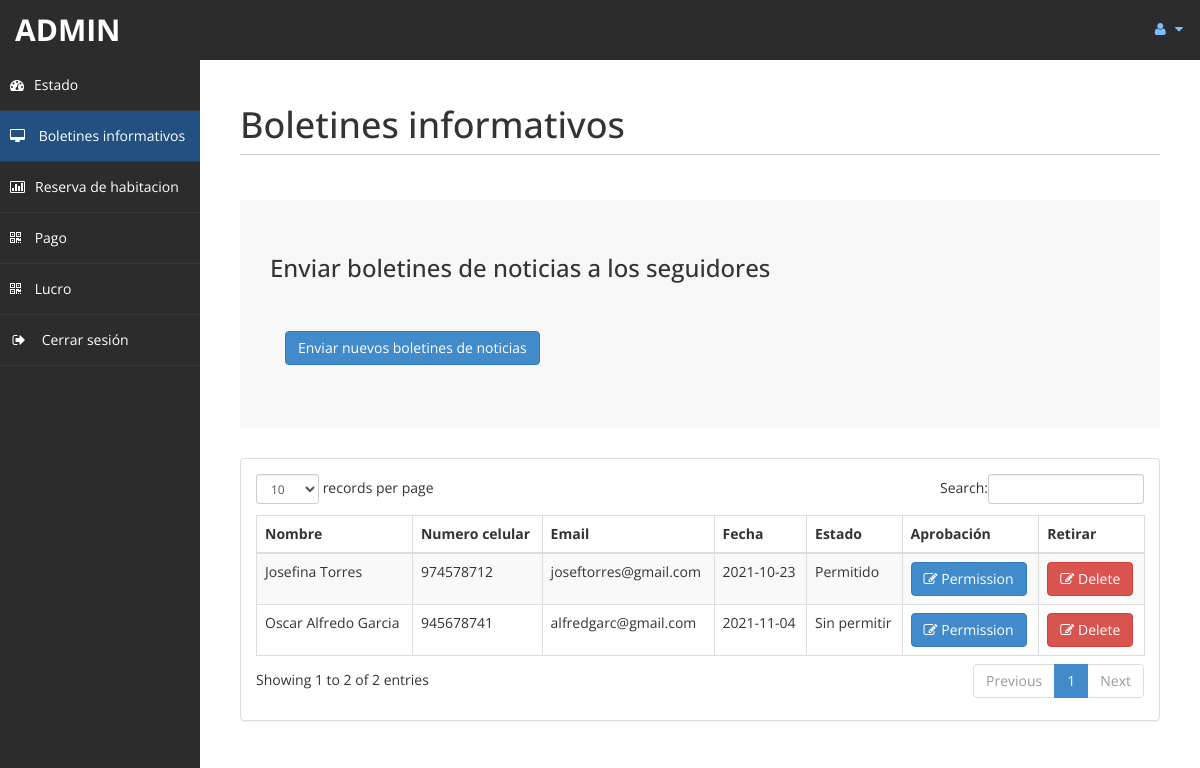
Screenshot of /admin/messages.php (signed in) with the database file from the repository.
### tables this page shows
CREATE TABLE `contacto` (
  `id` int(10) UNSIGNED NOT NULL,
  `nombre_completo` varchar(100) DEFAULT NULL,
  `nro_telefono` int(10) DEFAULT NULL,
  `email` text,
  `fecha_contacto` date DEFAULT NULL,   
  `aprobado` varchar(30) DEFAULT NULL,

  CONSTRAINT PRIMARY KEY (`id`)

);

### admin/messages.php (the view, shortened to what this page needs)
<!DOCTYPE html>
<html xmlns="http://www.w3.org/1999/xhtml">
<head>
    <link href="assets/css/bootstrap.css" rel="stylesheet" />
    <link href="assets/css/font-awesome.css" rel="stylesheet" />
    <link href="assets/css/custom-styles.css" rel="stylesheet" />
    <link href="assets/js/dataTables/dataTables.bootstrap.css" rel="stylesheet" />
</head>
<body>
    <div id="wrapper">
        <nav class="navbar navbar-default top-navbar" role="navigation">
            <div class="navbar-header">
                <a class="navbar-brand" href="home.php"><?php echo $_SESSION["user"]; ?> </a>
            </div>
            <ul class="nav navbar-top-links navbar-right">
                <li class="dropdown">
                    <a class="dropdown-toggle" data-toggle="dropdown" href="#" aria-expanded="false">
                        <i class="fa fa-user fa-fw"></i> <i class="fa fa-caret-down"></i>
                    </a>
                </li>
            </ul>
        </nav>
        <nav class="navbar-default navbar-side" role="navigation">
            <div class="sidebar-collapse">
                <ul class="nav" id="main-menu">
                    <li>
                        <a href="home.php"><i class="fa fa-dashboard"></i>Estado</a>
                    </li>
                    <li>
                        <a class="active-menu" href="messages.php"><i class="fa fa-desktop"></i> Boletines informativos</a>
                    </li>
					<li>
                        <a href="roombook.php"><i class="fa fa-bar-chart-o"></i>Reserva de habitacion</a>
                    </li>
                    <li>
                        <a href="Payment.php"><i class="fa fa-qrcode"></i> Pago</a>
                    </li>
                    <li>
                        <a  href="profit.php"><i class="fa fa-qrcode"></i> Lucro</a>
                    </li>
                    <li>
                        <a href="logout.php" ><i class="fa fa-sign-out fa-fw"></i> Cerrar sesión</a>
                    </li>
            </div>
        </nav>
        <div id="page-wrapper" >
            <div id="page-inner">
			    <div class="row">
                    <div class="col-md-12">
                        <h1 class="page-header"> Boletines informativos </h1>
                    </div>
                </div>
                <?php
                    include('db.php');
                ?>
                <div class="row">
                    <div class="col-md-12">
                        <div class="jumbotron">
                            <h3>Enviar boletines de noticias a los seguidores </h3>
                            <br><br>
                            <div class="panel-body">
                                <button class="btn btn-primary btn" data-toggle="modal" data-target="#myModal">
                                Enviar nuevos boletines de noticias
                                </button>
                            </div>
                        </div>
                    </div>
                </div>
                <?php
                    $sql = "SELECT * FROM `contacto`";
                    $re = mysqli_query($con,$sql);
                ?>
                <div class="row">
                    <div class="col-md-12">
                        <div class="panel panel-default">
                            <div class="panel-body">
                                <div class="table-responsive">
                                    <table class="table table-striped table-bordered table-hover" id="dataTables-example">
                                        <thead>
                                            <tr>
                                                <th>Nombre</th>
                                                <th>Numero celular</th>
                                                <th>Email</th>
                                                <th>Fecha</th>
                                                <th>Estado</th>
                                                <th>Aprobación</th>
                                                <th>Retirar</th>
                                            </tr>
                                        </thead>
                                        <tbody>
                                        <?php
                                            while($row = mysqli_fetch_array($re)){
                                                $id = $row['id'];
                                                if( $id % 2 ==1 ) {
                                                    echo  "<tr class='gradeC'>";
                                                }
                                                else {
                                                    echo "<tr class='gradeU'>";
                                                }
                                                echo   "<td>".$row['nombre_completo']."</td>
                                                        <td>".$row['nro_telefono']."</td>
                                                        <td>".$row['email']."</td>
                                                        <td>".$row['fecha_contacto']."</td>
                                                        <td>".$row['aprobado']."</td>
                                                        <td><a href=newsletter.php?eid=".$id." <button class='btn btn-primary'> <i class='fa fa-edit' ></i> Permission</button></td>
                                                        <td><a href=newsletterdel.php?eid=".$id ." <button class='btn btn-danger'> <i class='fa fa-edit' ></i> Delete </button></td>
                                                    </tr>";
                                            }
                                        ?>
                                        </tbody>
                                    </table>
                                </div>
                            </div>
                        </div>
                    </div>
                </div>
            </div>
        </div>
    </div>
</body>
</html>

### admin/assets/css/custom-styles.css (style rules this page uses)
body { font-family: 'Open Sans', sans-serif; }
#wrapper { width: 100%; background: #2c2c2c; }
#page-wrapper { padding: 15px 15px; min-height: 600px; background:#fff; }
#page-inner { width:100%; margin:10px 20px 10px 0px; background-color:transparent; padding:10px; min-height:1200px; }
h1, .h1, h2, .h2, h3, .h3 { margin-top: 7px; margin-bottom: -5px; }
.page-header { padding-bottom: 9px; margin: 10px 0 45px; border-bottom: 1px solid #C7D1DD; }
.jumbotron, .well { background: #f8f8f8; }
.top-navbar { margin:0px; }
.top-navbar .navbar-brand { color: #fff; width: 200px; text-align: left; height: 60px; font-size: 30px; font-weight: 700; text-transform: uppercase; line-height: 30px; }
.top-navbar .nav > li { position: relative; display: inline-block; }
.top-navbar .nav > li > a { position: relative; display: block; padding: 19px 15px; color: #77C0FD; }
.active-menu { background-color:#225081!important; }
.sidebar-collapse , .sidebar-collapse .nav { background:none; }
.sidebar-collapse .nav { padding:0; }
.sidebar-collapse .nav > li > a { color:#fff; background:transparent; text-shadow:none; }
.sidebar-collapse > .nav > li > a { padding:15px 10px; }
.sidebar-collapse > .nav > li { border-bottom: 1px solid rgba(107, 108, 109, 0.19); }
.navbar-side { border:none; background-color: transparent; }
.top-navbar { background: #2c2c2c; border-bottom:none; }
.top-navbar .nav > li > a > i { margin-right: 2px; }
.navbar-default { border:0px solid black; }
.navbar-header { background: #2c2c2c; }
.nav > li > a > i { margin-right:10px; }
@media (min-width:768px) { #page-wrapper { margin: 0 0 0 200px; padding: 15px 30px; min-height: 1200px; } }
@media (min-width:768px) { .navbar-side { z-index: 1; position: absolute; width: 200px; } }
@media (min-width:768px) { .navbar { border-radius: 0px; } }

### rows the page displays
contacto: nombre_completo "Josefina Torres", nro_telefono "974578712", email "joseftorres@gmail.com", fecha_contacto "2021-10-23", aprobado "Permitido"
contacto: nombre_completo "Oscar Alfredo Garcia", nro_telefono "945678741", email "alfredgarc@gmail.com", fecha_contacto "2021-11-04", aprobado "Sin permitir"

### other values shown
$_SESSION["user"] "ADMIN"
